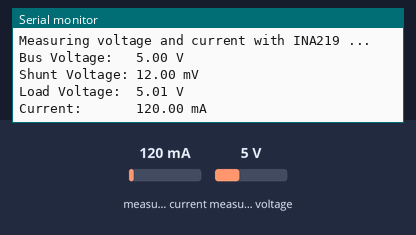
Recording of a sketch running on a simulated Arduino Uno, built with avr-gcc and run on an emulated ATmega328P. Shown: the last lines printed to the serial monitor. Inputs (shaded band) come from the test bench; at power-on: measured current 120 mA, measured voltage 5 V.

Above: at 1.2 s.
1.3 s: measured current set to 40 mA
At 3.0 s:
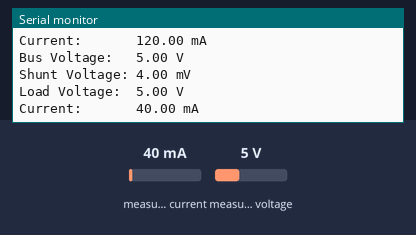
3.4 s: measured voltage set to 0.3 V
At 4.8 s:
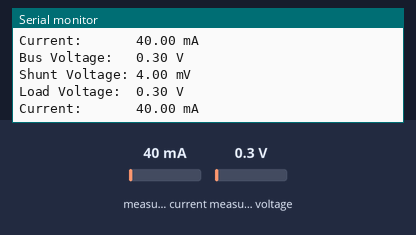
5.5 s: measured current set to 500 mA
At 7.7 s:
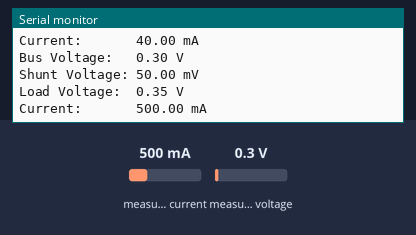
Timing chart, 0 to 9.2 s (numbered marks = the images above; inputs shaded):
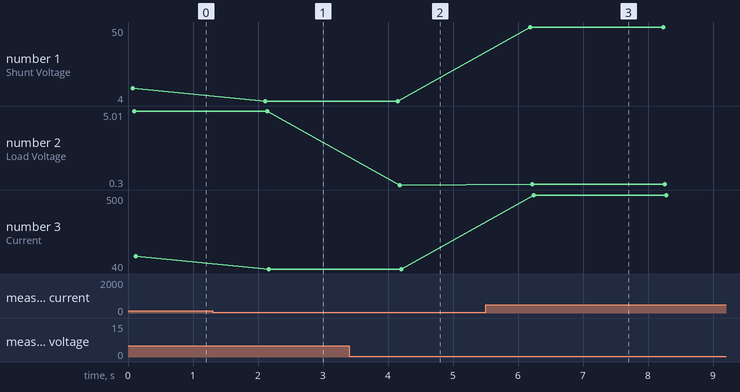

The sketch:

currentDevice_ArduinoCode_.ino
```cpp
#include <Wire.h>
#include <Adafruit_INA219.h>

Adafruit_INA219 ina219;

void setup(void){

  uint32_t currentFrequency;
  Serial.begin(9600);  //May need to lower baud rate if serial output scrambled

  ina219.begin();

  Serial.println("Measuring voltage and current with INA219 ...");
}

void loop(void){

  float shuntvoltage = 0;
  float busvoltage = 0;
  float current_mA = 0;
  float loadvoltage = 0;

  shuntvoltage = ina219.getShuntVoltage_mV();
  busvoltage = ina219.getBusVoltage_V();
  current_mA = ina219.getCurrent_mA();
  loadvoltage = busvoltage + (shuntvoltage / 1000);

  Serial.print("Bus Voltage:   "); Serial.print(busvoltage); Serial.println(" V");
  Serial.print("Shunt Voltage: "); Serial.print(shuntvoltage); Serial.println(" mV");
  Serial.print("Load Voltage:  "); Serial.print(loadvoltage); Serial.println(" V");
  Serial.print("Current:       "); Serial.print(current_mA); Serial.println(" mA");
  Serial.println("");

  delay(2000);
}
```

Measured:
- after the input at 1.3 s, the serial monitor: prints a new line after 0.81 s (image 1)
- after the input at 3.4 s, the serial monitor: prints a new line after 0.73 s (image 2)
- after the input at 5.5 s, the serial monitor: prints a new line after 0.69 s (image 3)
- plotted number 1: 12 → 4 after the input at 1.3 s, 4 → 50 after the input at 5.5 s
- plotted number 2: 5 → 0.3 after the input at 3.4 s, 0.3 → 0.35 after the input at 5.5 s
- plotted number 3: 120 → 40 after the input at 1.3 s, 40 → 500 after the input at 5.5 s
